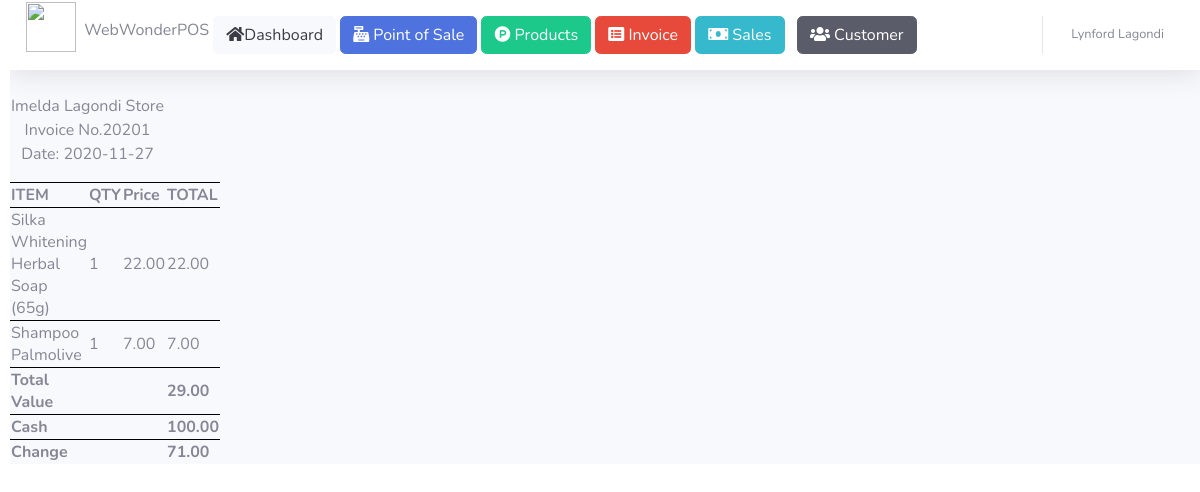
Screenshot of /sales_invoice.php?invoice_number=20201 (signed in) with the database file from the repository.
### tables this page shows
CREATE TABLE `invoice` (
  `id` int(10) NOT NULL,
  `invoice_no` varchar(100) NOT NULL,
  `cash` double(10,2) NOT NULL,
  `total` double(10,2) NOT NULL,
  `change_amount` double(10,2) NOT NULL,
  `user_id` varchar(50) NOT NULL,
  `customer_id` varchar(50) NOT NULL,
  `created_at` date NOT NULL
);

CREATE TABLE `sales` (
  `id` int(10) NOT NULL,
  `invoice_no` int(50) NOT NULL,
  `product_description` text NOT NULL,
  `qty` int(10) NOT NULL,
  `price` double(10,2) NOT NULL,
  `total` double(10,2) NOT NULL,
  `payment_method` varchar(50) NOT NULL,
  `created_at` date NOT NULL
);

### includes/DbFunctions.php (called while the page is built, shortened)
<?php
    class DbFunctions{
        private $conn;
        public function __construct(){
            require_once 'DbConfig.php';
            $database = new DbConfig();
            $this->conn = $database->DB_CONNECT();
        }
        public function get_sales_by_invoice_number($invoice_number){
            $SQL = "SELECT * FROM sales WHERE invoice_no = ? ";
            $stmt = $this->conn->prepare($SQL);
            $stmt->execute(array($invoice_number));
            $result = $stmt->fetchAll();
            return $result;
        }
        public function get_invoice_detail($invoice_number){
            $SQL = "SELECT * FROM invoice WHERE invoice_no = ? ";
            $stmt = $this->conn->prepare($SQL);
            $stmt->execute(array($invoice_number));
            $result = $stmt->fetch();
            return $result;
        }
    }
?>

### includes/DbConfig.php (called while the page is built, shortened)
<?php
    class DbConfig {
        public function DB_CONNECT(){
            return $this->conn = new PDO("mysql:host=localhost;dbname=harmel","root","norsuadmin18");
        }
    }
?>

### sales_invoice.php (the view, shortened to what this page needs)
<?php
   require_once 'includes/DbFunctions.php';
  $database = new DbFunctions();
  $invoice_number = intval($_GET['invoice_number']);
  $sales = $database->get_sales_by_invoice_number($invoice_number);
  $get_invoice_detail = $database->get_invoice_detail($invoice_number);
  $order_date = $get_invoice_detail["created_at"];
  $grand_total = $get_invoice_detail["total"];
  $cash = $get_invoice_detail["cash"];
  $change = $get_invoice_detail["change_amount"];
?>
<!DOCTYPE html>
<html lang="en">
<head>
  <link href="vendor/fontawesome-free/css/all.min.css" rel="stylesheet" type="text/css">
  <link href="css/sb-admin-2.min.css" rel="stylesheet">
</head>
  <div id="wrapper">
    <div id="content-wrapper" class="d-flex flex-column">
      <div id="content">
        <?php require_once 'topbar.php'; ?>
        <body style="margin-left:10px;">
          <div class="ticket">
            <p class="centered">Imelda Lagondi Store
             <br><?php echo"Invoice No.". $invoice_number; echo "<br>"; echo "Date: " . $order_date;?>
           </p>
              <table>
                  <thead>
                      <tr>
                        <th>ITEM</th>
                        <th>QTY</th>
                        <th>Price</th>
                        <th>TOTAL</th>
                      </tr>
                  </thead>
                  <tbody>
                  <?php foreach($sales as $value): ?>
                    <tr>
                      <td><?php echo $value['product_description'] ?></td>
                      <td><?php echo $value['qty'] ?></td>
                      <td><?php echo $value['price'] ?></td>
                      <td><?php echo $value['total'] ?></td>
                    </tr>
                  <?php endforeach; ?>
                  <tr>
                    <td><strong>Total Value</strong></td>
                     <td colspan="2"></td>
                    <td colspan="2"><strong><?php echo $grand_total; ?></strong></td>
                  </tr>
                  <tr>
                    <td><strong>Cash</strong></td>
                     <td colspan="2"></td>
                    <td colspan="2"><strong><?php echo $cash; ?></strong></td>
                  </tr>
                   <tr>
                    <td><strong>Change</strong></td>
                     <td colspan="2"></td>
                    <td colspan="2"><strong><?php echo $change; ?></strong></td>
                  </tr>
                </tbody>
              </table>
          </div>
    </body>
      </div>
    </div>
  </div>
</html>

### sales_invoice.php (style rules this page uses)
td, th, tr, table { border-top: 1px solid black; border-collapse: collapse; }
.centered { text-align: center; align-content: center; }
.ticket { width: 155px; max-width: 155px; }

### rows the page displays
invoice: created_at "2020-11-27", total "29.00", cash "100.00", change_amount "71.00"
sales: product_description "Silka Whitening Herbal Soap (65g)", qty "1", price "22.00", total "22.00"
sales: product_description "Shampoo Palmolive", qty "1", price "7.00", total "7.00"

### other values shown
$fullname "Lynford Lagondi"
$invoice_number "20201"
